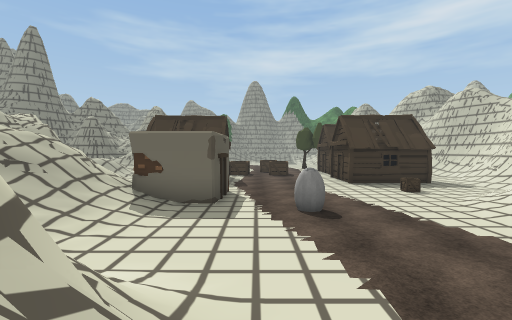
[1] (above)

19 first-person views from a walk through a Unity game level. The camera is 1.2 m above the floor, tilts 2° down and sees 90° across. The floor is counted in squares, 2 m on a side. Each view is taken from the middle of a square. On the plan, view 1 faces up. The plan holds only what a view shows up to about 9 squares ahead; the rest is blank. The place goes on beyond the plan. The player is left out. Some animated figures are left out. Some surface patterns are stand-ins.

[2]
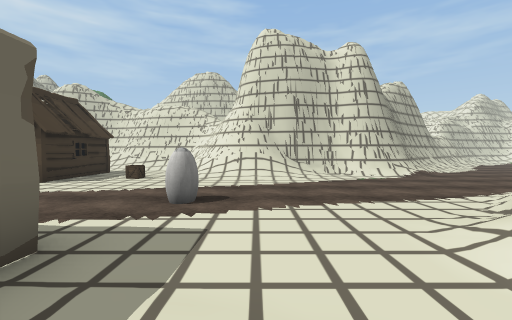

[3]
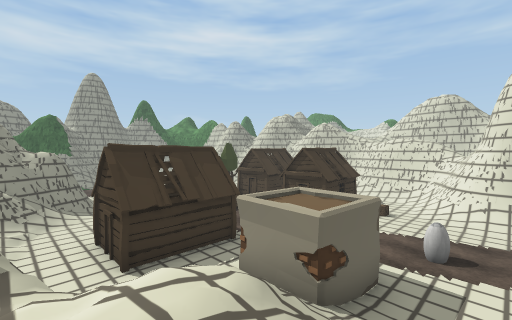

[4]
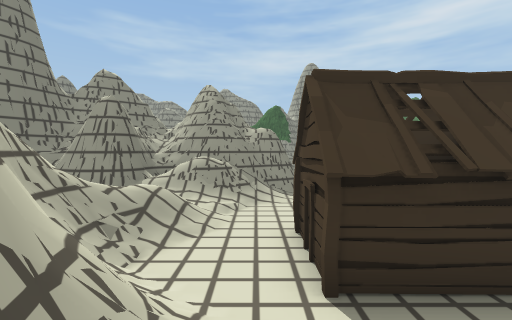

[5]
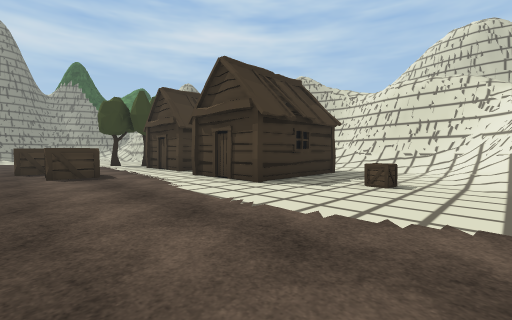

[6]
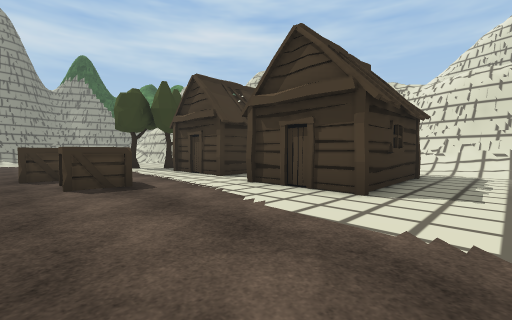

[7]
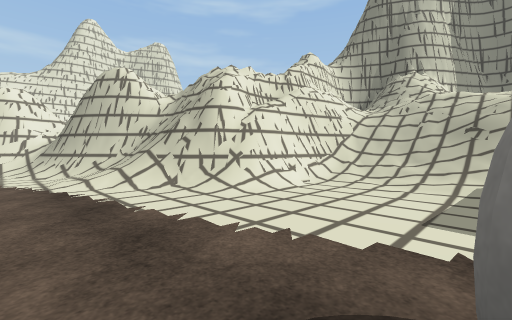

[8]
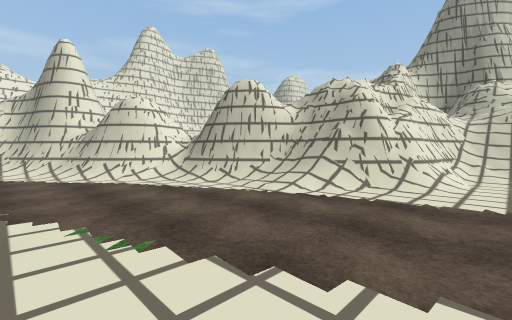

[9]
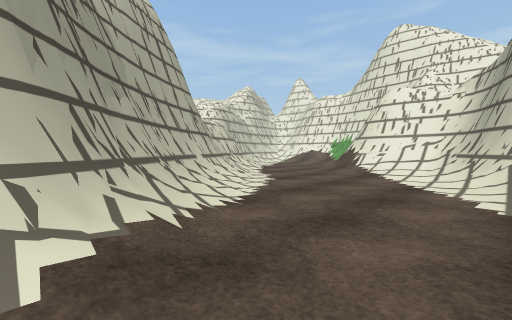

[10]
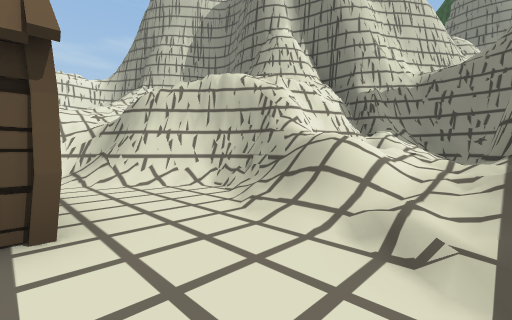

[11]
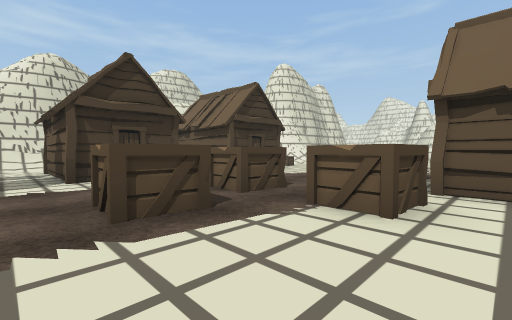

[12]
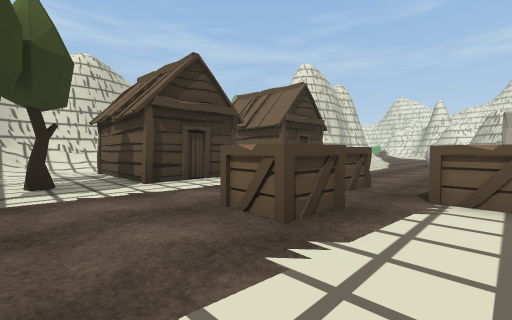

[13]
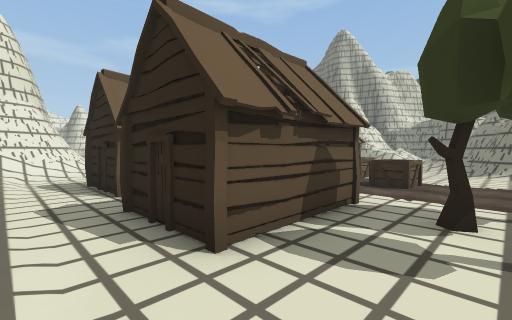

[14]
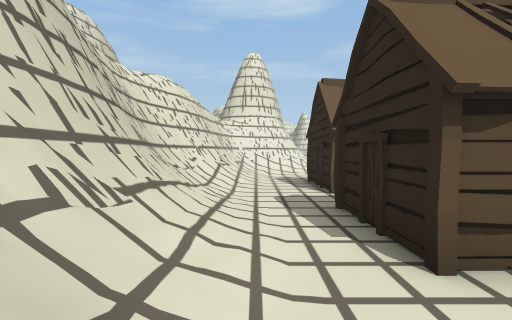

[15]
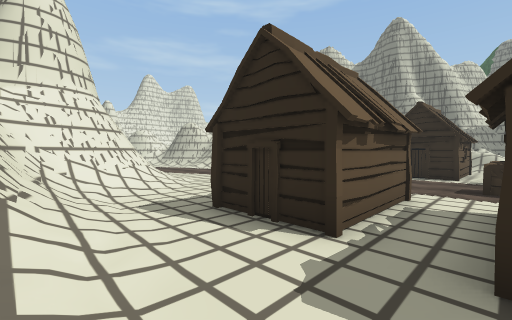

[16]
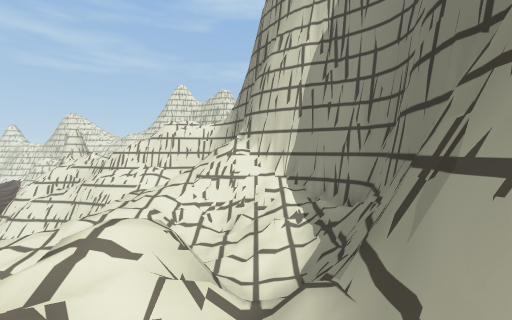

[17]
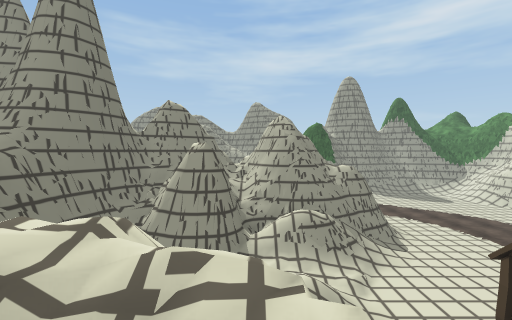

[18]
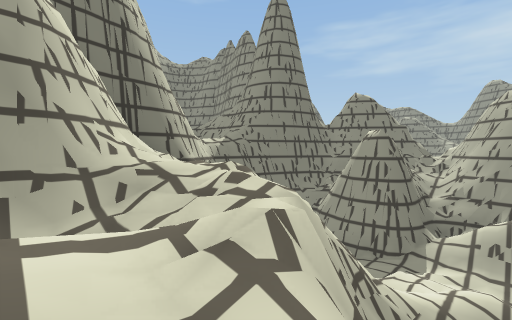

[19]
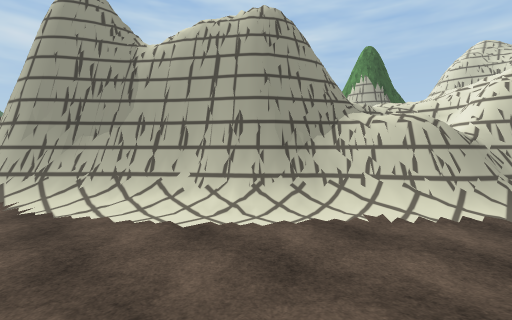

### Floor plan
Key: @ floor where view 1 was taken; # wall or solid block; x gap in a wall; . main floor; : floor 0.25 m higher than the main floor; + floor 0.75 m higher than the main floor; * floor 3.25 m higher than the main floor; / step, stairs or slope; = window, fence, low wall or low ledge; v drop or lower ground; C crate; H hut; T tree; O other object.
Columns run from 12 left of view 1 to 12 right of it. Each row starts with its distance up from view 1.
 17        ##=.....TTT.:/##
 16    ######...........//#
 15    #/==#:....C..HHH.:##
 14 ####///.........H  .:##
 13 #//+///....C.C..HHH../#
 12 #// =//.HHH........../#
 11 ####==..H  .....H.H../#
 10  ###v#..HHH.....HHH.:##
  9   #//##............./##
  8   #///#/ :O......C../#
  7   #/=v//// #.......//#
  6   #//////x##....../###
  5   #/*/////:..#.../##
  4   ###/////......./#
  3    ##/////......./#
  2     #=//###/......#
  1     ##/#####=.....#
  0      ####  #@/....#
 -1            #/:...:##
 -2            ##/..../##
 -3             ##...../##
 -4             #=#...../#
 -5              ###.....###
 -6                #/...../#
 -7                ##/:.../##
 -8                 ##//:../#

Where each view was taken, in squares from view 1:
view 1: 0 up, 0 right, facing up
view 2: 4 up, 3 left, facing right
view 3: 4 up, 6 left, facing up-right
view 4: 7 up, 5 left, facing up
view 5: 6 up, 0 right, facing up-right
view 6: 8 up, 0 right, facing up-right
view 7: 5 up, 2 right, facing down-left
view 8: 3 up, 5 right, facing down-left
view 9: 1 down, 4 right, facing down-right
view 10: 14 up, 4 left, facing down-left
view 11: 16 up, 2 left, facing down-right
view 12: 17 up, 1 left, facing down-right
view 13: 17 up, 8 right, facing down-left
view 14: 17 up, 8 right, facing down
view 15: 13 up, 9 right, facing down-left
view 16: 9 up, 9 left, facing down
view 17: 8 up, 8 left, facing up
view 18: 8 up, 7 left, facing up-left
view 19: 8 down, 6 right, facing up-right
